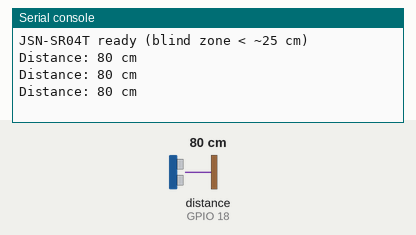
A program run on a simulated ESP32 board running MicroPython. Parts: the last lines printed to the serial console. The inputs (shaded band) are chosen by the test bench; at power-on: distance to the obstacle (sensor on GPIO 18) 80 cm. The echo pulse lasts 58.3 µs per cm.

Above: at 1.2 s.
1.3 s: distance to the obstacle (sensor on GPIO 18) set to 2 cm
At 1.97 s:
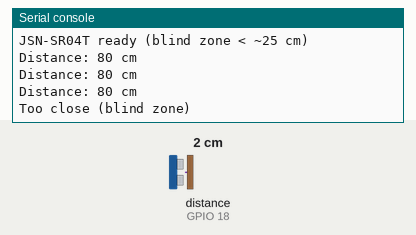
3.1 s: distance to the obstacle (sensor on GPIO 18) set to 35 cm
At 3.42 s:
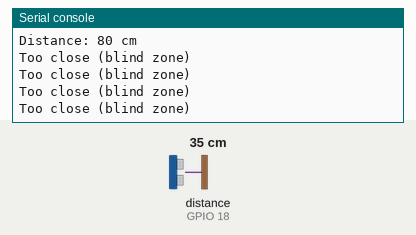

The program:

example_1.py
```python
# ESP32 MicroPython script that pulses the JSN-SR04T trigger, measures echo pulse duration with time_pulse_us, returns median distance in cm, and prints distance or status messages including blind-zone and out-of-range handling.
#
# Buy this module: https://shillehtek.com/products/jsn-sr04t-waterproof-ultrasonic-distance-sensor-arduino-esp32
# Full manual: https://shillehtek.com/blogs/shillehtek-product-manuals/jsn-sr04t-waterproof-ultrasonic-distance-sensor-arduino-esp32-manual
# More examples: https://github.com/shillehbean/shillehtek-examples
#

# JSN-SR04T - ESP32 MicroPython Example
# Trig->GPIO 5, Echo->GPIO 18 (via 1k/2k divider), 5V->VIN

from machine import Pin, time_pulse_us
import time

trig = Pin(5, Pin.OUT, value=0)
echo = Pin(18, Pin.IN)

def read_once_cm():
    trig.value(0); time.sleep_us(4)
    trig.value(1); time.sleep_us(10)
    trig.value(0)
    us = time_pulse_us(echo, 1, 40000)   # 40 ms timeout
    return -1 if us < 0 else us // 58

def read_median_cm():
    vals = []
    for _ in range(3):
        vals.append(read_once_cm())
        time.sleep_ms(60)
    return sorted(vals)[1]

print("JSN-SR04T ready (blind zone < ~25 cm)")
while True:
    cm = read_median_cm()
    if cm < 0:
        print("Out of range / no echo")
    elif cm < 25:
        print("Too close (blind zone)")
    else:
        print("Distance: {} cm".format(cm))
    time.sleep(0.3)
```

Measured:
- after the input at 1.3 s, the serial console: prints a new line after 0.37 s (image 1)
